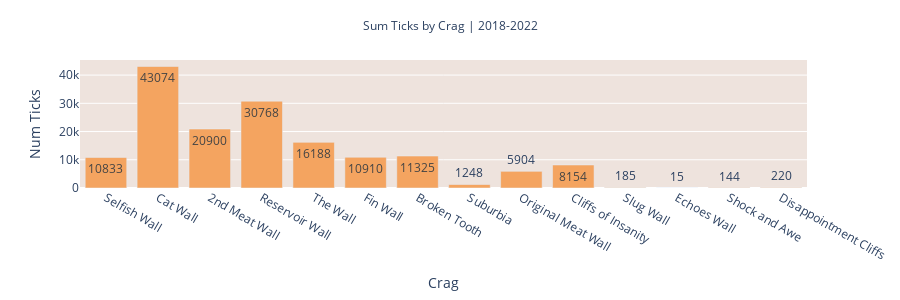

Notebook code cell kept with this figure:
### Code cell
rapt_wall_all = df_rapt_bb_alldates_restrwalls.groupby('Base Location').count()['Route'].reindex(rapt_wall_bb.index)

fig = px.bar(rapt_wall_all, text_auto='0', height=300)
fig.update_xaxes(title='Crag')
fig.update_yaxes(title='Num Ticks')
fig.update_traces(marker_color='#F4A460')
fig.update_layout(title='Sum Ticks by Crag | 2018-2022', title_x=0.5, title_font_size=12, showlegend=False, plot_bgcolor='#EEE3DD')
fig.write_html(html_folder + 'crag_tot.html')
fig

### Figure 1 — Plotly figure (JSON) as saved in the notebook; plotly's stock layout.template omitted (floating-point values rounded to 4 significant figures)
{"data": [{"alignmentgroup": "True", "hovertemplate": "variable=Route<br>Base Location=%{x}<br>value=%{y}<extra></extra>", "legendgroup": "Route", "marker": {"color": "#F4A460", "pattern": {"shape": ""}}, "name": "Route", "offsetgroup": "Route", "orientation": "v", "showlegend": true, "textposition": "auto", "texttemplate": "%{y:0}", "type": "bar", "x": ["Selfish Wall", "Cat Wall", "2nd Meat Wall", "Reservoir Wall", "The Wall", "Fin Wall", "Broken Tooth", "Suburbia", "Original Meat Wall", "Cliffs of Insanity", "Slug Wall", "Echoes Wall", "Shock and Awe", "Disappointment Cliffs"], "xaxis": "x", "y": [10833, 43074, 20900, 30768, 16188, 10910, 11325, 1248, 5904, 8154, 185, 15, 144, 220], "yaxis": "y"}], "layout": {"barmode": "relative", "height": 300, "legend": {"title": {"text": "variable"}, "tracegroupgap": 0}, "margin": {"t": 60}, "plot_bgcolor": "#EEE3DD", "showlegend": false, "title": {"font": {"size": 12}, "text": "Sum Ticks by Crag | 2018-2022", "x": 0.5}, "xaxis": {"anchor": "y", "domain": [0, 1], "title": {"text": "Crag"}}, "yaxis": {"anchor": "x", "domain": [0, 1], "title": {"text": "Num Ticks"}}}}
